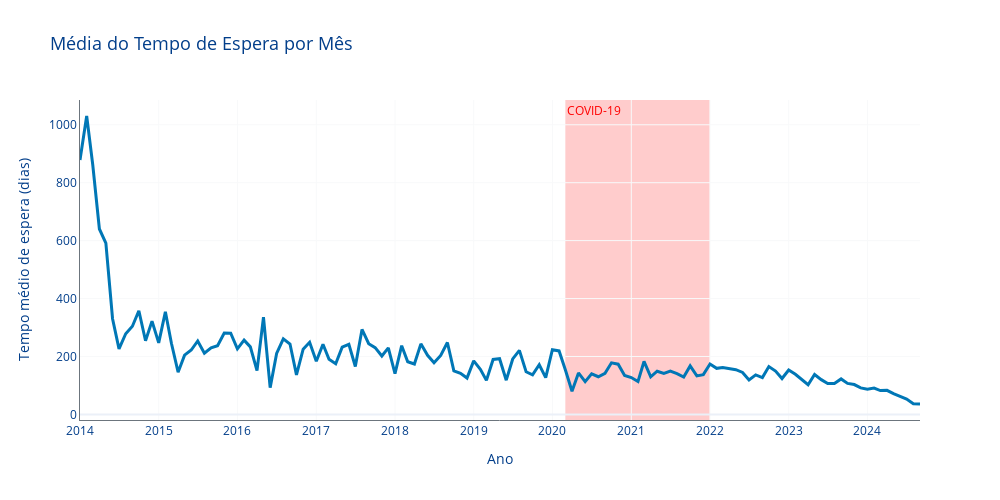

Notebook code for this chart:
### Markdown cell above
# 2) Houve mudanças na demora ao longo dos anos, especialmente em períodos críticos como a pandemia de COVID-19?

### Code cell
# Garantir que a coluna data_primeira_dialise está em datetime
df_espera['data_primeira_dialise'] = pd.to_datetime(df_espera['data_primeira_dialise'])

# Criar coluna de ano-mês
df_espera['ano_mes'] = df_espera['data_primeira_dialise'].dt.to_period('M').astype(str)

# Agrupar por ano-mês
df_mes = df_espera.groupby('ano_mes')['tempo_entre_fav_e_primeira_dialise'].mean().reset_index()

# Converter ano-mês para datetime (para plotar no eixo)
df_mes['ano_mes_dt'] = pd.to_datetime(df_mes['ano_mes'])

# Gráfico de Linha (sem pontos)
fig1_p2 = go.Figure()

fig1_p2.add_trace(go.Scatter(
    x=df_mes['ano_mes_dt'],
    y=df_mes['tempo_entre_fav_e_primeira_dialise'],
    mode='lines',
    name='Tempo médio de espera',
    line=dict(color=paleta['azul_principal'], width=3)
))

# Tarja vermelha para COVID-19 (março de 2020 até dezembro de 2021)
fig1_p2.add_vrect(
    x0="2020-03-01", x1="2021-12-31",
    fillcolor="red", opacity=0.2,
    layer="below", line_width=0,
    annotation_text="COVID-19", annotation_position="top left",
    annotation_font_size=12, annotation_font_color="red"
)

# Layout final com paleta aplicada
fig1_p2.update_layout(
    title='Média do Tempo de Espera por Mês',
    xaxis_title='Ano',
    yaxis_title='Tempo médio de espera (dias)',
    template='plotly_white',
    plot_bgcolor=paleta['fundo'],
    paper_bgcolor=paleta['fundo'],
    font=dict(color=paleta['azul_escuro']),
    title_font=dict(size=18, color=paleta['azul_escuro']),
    width=1000,
    height=500,
    xaxis=dict(
        tickformat='%Y',
        dtick="M12",
        showgrid=True,
        gridcolor=paleta['cinza_claro'],
        linecolor=paleta['cinza_texto'],
        tickfont=dict(color=paleta['azul_escuro'])
    ),
    yaxis=dict(
        showgrid=True,
        gridcolor=paleta['cinza_claro'],
        linecolor=paleta['cinza_texto'],
        tickfont=dict(color=paleta['azul_escuro'])
    )
)

fig1_p2.show()

### Figure 1 — Plotly figure (JSON) as saved in the notebook; plotly's stock layout.template omitted (floating-point values rounded to 4 significant figures; data arrays with more than 128 entries replaced by an {"elided": "..."} marker saying what was removed)
{"data": [{"line": {"color": "#0077B6", "width": 3}, "mode": "lines", "name": "Tempo médio de espera", "type": "scatter", "x": {"elided": "129 str values"}, "y": {"elided": "129 float values"}}], "layout": {"annotations": [{"font": {"color": "red", "size": 12}, "showarrow": false, "text": "COVID-19", "x": "2020-03-01", "xanchor": "left", "xref": "x", "y": 1, "yanchor": "top", "yref": "y domain"}], "font": {"color": "#023E8A"}, "height": 500, "paper_bgcolor": "#FFFFFF", "plot_bgcolor": "#FFFFFF", "shapes": [{"fillcolor": "red", "layer": "below", "line": {"width": 0}, "opacity": 0.2, "type": "rect", "x0": "2020-03-01", "x1": "2021-12-31", "xref": "x", "y0": 0, "y1": 1, "yref": "y domain"}], "title": {"font": {"color": "#023E8A", "size": 18}, "text": "Média do Tempo de Espera por Mês"}, "width": 1000, "xaxis": {"dtick": "M12", "gridcolor": "#F8F9FA", "linecolor": "#6C757D", "showgrid": true, "tickfont": {"color": "#023E8A"}, "tickformat": "%Y", "title": {"text": "Ano"}}, "yaxis": {"gridcolor": "#F8F9FA", "linecolor": "#6C757D", "showgrid": true, "tickfont": {"color": "#023E8A"}, "title": {"text": "Tempo médio de espera (dias)"}}}}
